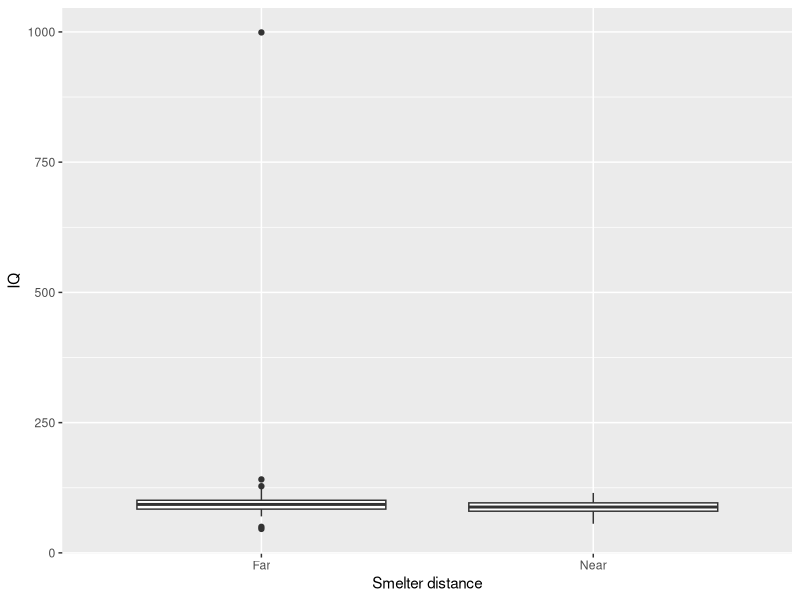

Write the R code that produced this figure.
## ---- chunk 1
## Set libraries
library(ggplot2)    ## 3.5.1
library(dplyr)      ## 1.1.4
library(kableExtra) ## 1.3.4
library(readr)      ## 2.1.5

## Read in data
df <- read.csv("../DataRaw/lead-iq-01.csv")
## ---- chunk 2
## Graph of IQ by location status
ggplot(df, aes(x = Smelter, y = IQ)) +
  geom_boxplot() +
  labs(x = "Smelter distance", y = "IQ")
## ---- chunk 3
## Nicely formatted table
df %>% 
  group_by(Smelter) %>% 
  summarise(n = n(),
            mean = round(mean(IQ),2),
            median = median(IQ),
            sd = round(sd(IQ),2)) %>% 
  kable(col.names = c("Smelter location", "n", "Mean", "Median", "SD"),
        align = c("lcccc"),
        caption = "Summary statistics of IQ scores by proximity to lead smelter"
        ) %>% 
  row_spec(0, bold = T) %>% 
  kable_styling(latex_options = "HOLD_position")
